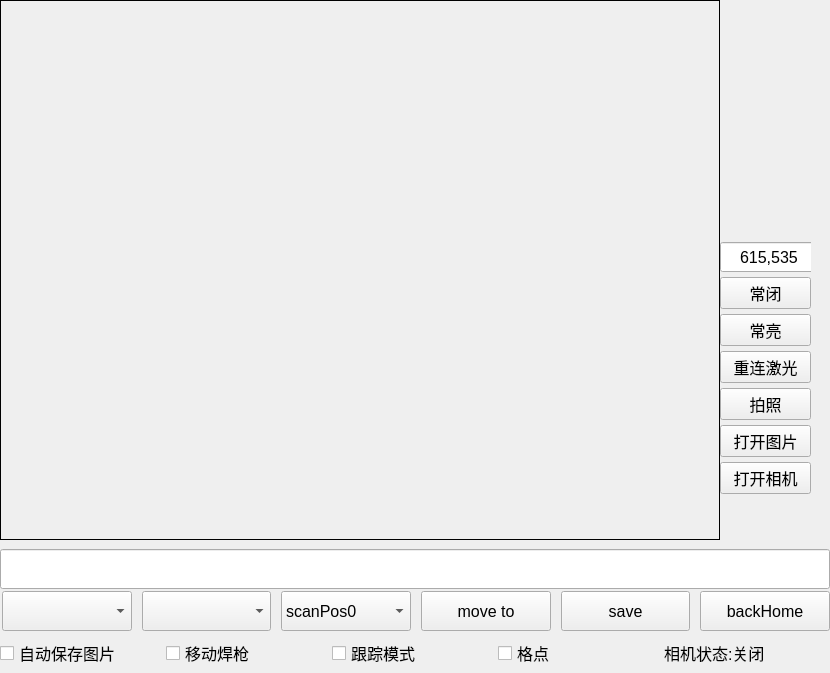
<?xml version="1.0" encoding="UTF-8"?>
<ui version="4.0">
 <class>SensorUI</class>
 <widget class="QWidget" name="SensorUI">
  <property name="geometry">
   <rect>
    <x>0</x>
    <y>0</y>
    <width>830</width>
    <height>673</height>
   </rect>
  </property>
  <property name="maximumSize">
   <size>
    <width>852</width>
    <height>673</height>
   </size>
  </property>
  <property name="windowTitle">
   <string>Form</string>
  </property>
  <layout class="QGridLayout" name="gridLayout">
   <property name="leftMargin">
    <number>0</number>
   </property>
   <property name="topMargin">
    <number>0</number>
   </property>
   <property name="rightMargin">
    <number>0</number>
   </property>
   <property name="bottomMargin">
    <number>0</number>
   </property>
   <property name="spacing">
    <number>2</number>
   </property>
   <item row="0" column="0">
    <widget class="QWidget" name="widget_3" native="true">
     <property name="minimumSize">
      <size>
       <width>792</width>
       <height>540</height>
      </size>
     </property>
     <widget class="ImageLabel" name="picture">
      <property name="enabled">
       <bool>true</bool>
      </property>
      <property name="geometry">
       <rect>
        <x>0</x>
        <y>0</y>
        <width>720</width>
        <height>540</height>
       </rect>
      </property>
      <property name="minimumSize">
       <size>
        <width>720</width>
        <height>540</height>
       </size>
      </property>
      <property name="maximumSize">
       <size>
        <width>720</width>
        <height>540</height>
       </size>
      </property>
      <property name="font">
       <font>
        <pointsize>12</pointsize>
       </font>
      </property>
      <property name="autoFillBackground">
       <bool>false</bool>
      </property>
      <property name="frameShape">
       <enum>QFrame::Box</enum>
      </property>
      <property name="text">
       <string/>
      </property>
      <property name="scaledContents">
       <bool>true</bool>
      </property>
     </widget>
     <widget class="QWidget" name="widget_4" native="true">
      <property name="geometry">
       <rect>
        <x>720</x>
        <y>240</y>
        <width>91</width>
        <height>291</height>
       </rect>
      </property>
      <property name="maximumSize">
       <size>
        <width>9999</width>
        <height>9999</height>
       </size>
      </property>
      <property name="font">
       <font>
        <pointsize>12</pointsize>
       </font>
      </property>
      <layout class="QVBoxLayout" name="verticalLayout">
       <property name="spacing">
        <number>3</number>
       </property>
       <property name="leftMargin">
        <number>0</number>
       </property>
       <property name="topMargin">
        <number>0</number>
       </property>
       <property name="rightMargin">
        <number>0</number>
       </property>
       <property name="bottomMargin">
        <number>0</number>
       </property>
       <item>
        <widget class="QLineEdit" name="centerUV">
         <property name="minimumSize">
          <size>
           <width>100</width>
           <height>30</height>
          </size>
         </property>
         <property name="text">
          <string>615,535</string>
         </property>
         <property name="alignment">
          <set>Qt::AlignCenter</set>
         </property>
        </widget>
       </item>
       <item>
        <widget class="QPushButton" name="laserClose">
         <property name="minimumSize">
          <size>
           <width>0</width>
           <height>30</height>
          </size>
         </property>
         <property name="font">
          <font>
           <pointsize>12</pointsize>
          </font>
         </property>
         <property name="text">
          <string>常闭</string>
         </property>
        </widget>
       </item>
       <item>
        <widget class="QPushButton" name="alwaysLight">
         <property name="minimumSize">
          <size>
           <width>0</width>
           <height>30</height>
          </size>
         </property>
         <property name="font">
          <font>
           <pointsize>12</pointsize>
          </font>
         </property>
         <property name="text">
          <string>常亮</string>
         </property>
        </widget>
       </item>
       <item>
        <widget class="QPushButton" name="reconnectLaser">
         <property name="minimumSize">
          <size>
           <width>0</width>
           <height>30</height>
          </size>
         </property>
         <property name="font">
          <font>
           <pointsize>12</pointsize>
          </font>
         </property>
         <property name="text">
          <string>重连激光</string>
         </property>
        </widget>
       </item>
       <item>
        <widget class="QPushButton" name="takePicture">
         <property name="minimumSize">
          <size>
           <width>0</width>
           <height>30</height>
          </size>
         </property>
         <property name="font">
          <font>
           <pointsize>12</pointsize>
          </font>
         </property>
         <property name="text">
          <string>拍照</string>
         </property>
        </widget>
       </item>
       <item>
        <widget class="QPushButton" name="openPic">
         <property name="minimumSize">
          <size>
           <width>0</width>
           <height>30</height>
          </size>
         </property>
         <property name="text">
          <string>打开图片</string>
         </property>
        </widget>
       </item>
       <item>
        <widget class="QPushButton" name="openCamera">
         <property name="minimumSize">
          <size>
           <width>0</width>
           <height>30</height>
          </size>
         </property>
         <property name="font">
          <font>
           <pointsize>12</pointsize>
          </font>
         </property>
         <property name="text">
          <string>打开相机</string>
         </property>
        </widget>
       </item>
       <item>
        <widget class="QLabel" name="UVL">
         <property name="minimumSize">
          <size>
           <width>80</width>
           <height>30</height>
          </size>
         </property>
         <property name="maximumSize">
          <size>
           <width>16777215</width>
           <height>30</height>
          </size>
         </property>
         <property name="font">
          <font>
           <pointsize>12</pointsize>
          </font>
         </property>
         <property name="text">
          <string/>
         </property>
        </widget>
       </item>
      </layout>
     </widget>
    </widget>
   </item>
   <item row="1" column="0">
    <widget class="QLineEdit" name="currUVtoPos">
     <property name="minimumSize">
      <size>
       <width>480</width>
       <height>30</height>
      </size>
     </property>
     <property name="maximumSize">
      <size>
       <width>9999</width>
       <height>40</height>
      </size>
     </property>
     <property name="font">
      <font>
       <pointsize>12</pointsize>
      </font>
     </property>
    </widget>
   </item>
   <item row="2" column="0">
    <widget class="QWidget" name="widget" native="true">
     <property name="maximumSize">
      <size>
       <width>16777215</width>
       <height>40</height>
      </size>
     </property>
     <property name="font">
      <font>
       <pointsize>12</pointsize>
      </font>
     </property>
     <layout class="QHBoxLayout" name="horizontalLayout">
      <property name="spacing">
       <number>10</number>
      </property>
      <property name="leftMargin">
       <number>2</number>
      </property>
      <property name="topMargin">
       <number>0</number>
      </property>
      <property name="rightMargin">
       <number>0</number>
      </property>
      <property name="bottomMargin">
       <number>0</number>
      </property>
      <item>
       <widget class="QComboBox" name="btnObject">
        <property name="minimumSize">
         <size>
          <width>0</width>
          <height>40</height>
         </size>
        </property>
        <property name="font">
         <font>
          <pointsize>12</pointsize>
         </font>
        </property>
       </widget>
      </item>
      <item>
       <widget class="QComboBox" name="seamList">
        <property name="minimumSize">
         <size>
          <width>50</width>
          <height>40</height>
         </size>
        </property>
        <property name="font">
         <font>
          <pointsize>12</pointsize>
         </font>
        </property>
        <item>
         <property name="text">
          <string/>
         </property>
        </item>
       </widget>
      </item>
      <item>
       <widget class="QComboBox" name="combme">
        <property name="minimumSize">
         <size>
          <width>0</width>
          <height>40</height>
         </size>
        </property>
        <property name="font">
         <font>
          <pointsize>12</pointsize>
         </font>
        </property>
        <item>
         <property name="text">
          <string>scanPos0</string>
         </property>
        </item>
        <item>
         <property name="text">
          <string>scanPos1</string>
         </property>
        </item>
        <item>
         <property name="text">
          <string>scanPos2</string>
         </property>
        </item>
        <item>
         <property name="text">
          <string>scanPos3</string>
         </property>
        </item>
        <item>
         <property name="text">
          <string>scanPos4</string>
         </property>
        </item>
       </widget>
      </item>
      <item>
       <widget class="QPushButton" name="btnMoveTo">
        <property name="minimumSize">
         <size>
          <width>0</width>
          <height>40</height>
         </size>
        </property>
        <property name="font">
         <font>
          <pointsize>12</pointsize>
         </font>
        </property>
        <property name="text">
         <string>move to</string>
        </property>
       </widget>
      </item>
      <item>
       <widget class="QPushButton" name="btnSave">
        <property name="minimumSize">
         <size>
          <width>0</width>
          <height>40</height>
         </size>
        </property>
        <property name="font">
         <font>
          <pointsize>12</pointsize>
         </font>
        </property>
        <property name="text">
         <string>save</string>
        </property>
       </widget>
      </item>
      <item>
       <widget class="QPushButton" name="btnHome">
        <property name="minimumSize">
         <size>
          <width>0</width>
          <height>40</height>
         </size>
        </property>
        <property name="font">
         <font>
          <pointsize>12</pointsize>
         </font>
        </property>
        <property name="text">
         <string>backHome</string>
        </property>
       </widget>
      </item>
     </layout>
    </widget>
   </item>
   <item row="3" column="0">
    <widget class="QWidget" name="widget_2" native="true">
     <property name="maximumSize">
      <size>
       <width>16777215</width>
       <height>40</height>
      </size>
     </property>
     <property name="font">
      <font>
       <pointsize>12</pointsize>
      </font>
     </property>
     <layout class="QHBoxLayout" name="horizontalLayout_2">
      <property name="spacing">
       <number>0</number>
      </property>
      <property name="leftMargin">
       <number>0</number>
      </property>
      <property name="topMargin">
       <number>0</number>
      </property>
      <property name="rightMargin">
       <number>0</number>
      </property>
      <property name="bottomMargin">
       <number>0</number>
      </property>
      <item>
       <widget class="QCheckBox" name="autoSaveImg">
        <property name="font">
         <font>
          <pointsize>12</pointsize>
         </font>
        </property>
        <property name="text">
         <string>自动保存图片</string>
        </property>
       </widget>
      </item>
      <item>
       <widget class="QCheckBox" name="checkMove">
        <property name="font">
         <font>
          <pointsize>12</pointsize>
         </font>
        </property>
        <property name="text">
         <string>移动焊枪</string>
        </property>
       </widget>
      </item>
      <item>
       <widget class="QCheckBox" name="tracingMode">
        <property name="font">
         <font>
          <pointsize>12</pointsize>
         </font>
        </property>
        <property name="text">
         <string>跟踪模式</string>
        </property>
       </widget>
      </item>
      <item>
       <widget class="QCheckBox" name="checkGrid">
        <property name="minimumSize">
         <size>
          <width>0</width>
          <height>0</height>
         </size>
        </property>
        <property name="font">
         <font>
          <pointsize>12</pointsize>
         </font>
        </property>
        <property name="text">
         <string>格点</string>
        </property>
       </widget>
      </item>
      <item>
       <widget class="QLabel" name="cameraStatus">
        <property name="font">
         <font>
          <pointsize>12</pointsize>
         </font>
        </property>
        <property name="text">
         <string>相机状态:关闭</string>
        </property>
       </widget>
      </item>
     </layout>
    </widget>
   </item>
  </layout>
 </widget>
 <customwidgets>
  <customwidget>
   <class>ImageLabel</class>
   <extends>QLabel</extends>
   <header location="global">base/imagelabel.h</header>
  </customwidget>
 </customwidgets>
 <resources/>
 <connections/>
</ui>
